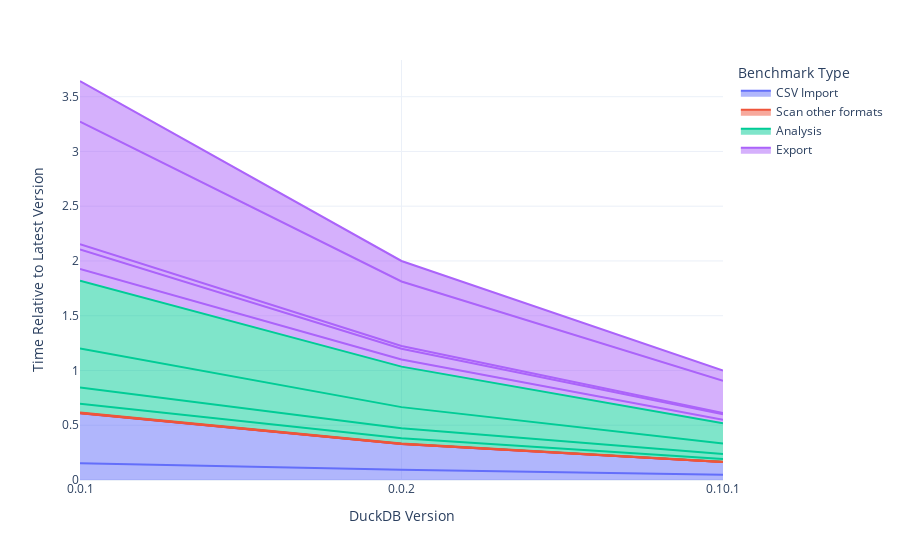

The notebook cell this image was saved under:
### Code cell
fig = px.area(
    results,
    x="DuckDB Version",
    y="Time Relative to Latest Version",
    color="Benchmark Type",
    line_group="benchmark",
    category_orders={"Benchmark Type":["CSV Import","Scan other formats","Analysis","Export"]},
    template='plotly_white'
)
fig.show()

### Figure 1 — Plotly figure (JSON) as saved in the notebook; plotly's stock layout.template omitted (floating-point values rounded to 4 significant figures)
{"data": [{"fillpattern": {"shape": ""}, "hovertemplate": "Benchmark Type=CSV Import<br>benchmark=002 Create table from csv<br>DuckDB Version=%{x}<br>Time Relative to Latest Version=%{y}<extra></extra>", "legendgroup": "CSV Import", "line": {"color": "#636efa"}, "marker": {"symbol": "circle"}, "mode": "lines", "name": "CSV Import", "orientation": "v", "showlegend": true, "stackgroup": "1", "type": "scatter", "x": ["0.0.1", "0.0.2", "0.10.1"], "xaxis": "x", "y": [0.1524, 0.0941, 0.04705], "yaxis": "y"}, {"fillpattern": {"shape": ""}, "hovertemplate": "Benchmark Type=CSV Import<br>benchmark=011 Create tables from csvs joins<br>DuckDB Version=%{x}<br>Time Relative to Latest Version=%{y}<extra></extra>", "legendgroup": "CSV Import", "line": {"color": "#636efa"}, "marker": {"symbol": "circle"}, "mode": "lines", "name": "CSV Import", "orientation": "v", "showlegend": false, "stackgroup": "1", "type": "scatter", "x": ["0.0.1", "0.0.2", "0.10.1"], "xaxis": "x", "y": [0.4569, 0.2342, 0.1171], "yaxis": "y"}, {"fillpattern": {"shape": ""}, "hovertemplate": "Benchmark Type=Scan other formats<br>benchmark=001 Query pandas<br>DuckDB Version=%{x}<br>Time Relative to Latest Version=%{y}<extra></extra>", "legendgroup": "Scan other formats", "line": {"color": "#EF553B"}, "marker": {"symbol": "circle"}, "mode": "lines", "name": "Scan other formats", "orientation": "v", "showlegend": true, "stackgroup": "1", "type": "scatter", "x": ["0.0.1", "0.0.2", "0.10.1"], "xaxis": "x", "y": [0.0007533, 0.0004198, 0.0002099], "yaxis": "y"}, {"fillpattern": {"shape": ""}, "hovertemplate": "Benchmark Type=Scan other formats<br>benchmark=006 Scan and aggregate over Pandas df<br>DuckDB Version=%{x}<br>Time Relative to Latest Version=%{y}<extra></extra>", "legendgroup": "Scan other formats", "line": {"color": "#EF553B"}, "marker": {"symbol": "circle"}, "mode": "lines", "name": "Scan other formats", "orientation": "v", "showlegend": false, "stackgroup": "1", "type": "scatter", "x": ["0.0.1", "0.0.2", "0.10.1"], "xaxis": "x", "y": [0.0008551, 0.0005423, 0.0002711], "yaxis": "y"}, {"fillpattern": {"shape": ""}, "hovertemplate": "Benchmark Type=Scan other formats<br>benchmark=008 Scan and aggregate over Parquet file<br>DuckDB Version=%{x}<br>Time Relative to Latest Version=%{y}<extra></extra>", "legendgroup": "Scan other formats", "line": {"color": "#EF553B"}, "marker": {"symbol": "circle"}, "mode": "lines", "name": "Scan other formats", "orientation": "v", "showlegend": false, "stackgroup": "1", "type": "scatter", "x": ["0.0.1", "0.0.2", "0.10.1"], "xaxis": "x", "y": [0.001473, 0.0009238, 0.0004619], "yaxis": "y"}, {"fillpattern": {"shape": ""}, "hovertemplate": "Benchmark Type=Scan other formats<br>benchmark=010 Scan and aggregate over Arrow df<br>DuckDB Version=%{x}<br>Time Relative to Latest Version=%{y}<extra></extra>", "legendgroup": "Scan other formats", "line": {"color": "#EF553B"}, "marker": {"symbol": "circle"}, "mode": "lines", "name": "Scan other formats", "orientation": "v", "showlegend": false, "stackgroup": "1", "type": "scatter", "x": ["0.0.1", "0.0.2", "0.10.1"], "xaxis": "x", "y": [0.004751, 0.003093, 0.001546], "yaxis": "y"}, {"fillpattern": {"shape": ""}, "hovertemplate": "Benchmark Type=Analysis<br>benchmark=003 Convert to Enums<br>DuckDB Version=%{x}<br>Time Relative to Latest Version=%{y}<extra></extra>", "legendgroup": "Analysis", "line": {"color": "#00cc96"}, "marker": {"symbol": "circle"}, "mode": "lines", "name": "Analysis", "orientation": "v", "showlegend": true, "stackgroup": "1", "type": "scatter", "x": ["0.0.1", "0.0.2", "0.10.1"], "xaxis": "x", "y": [0.07816, 0.04825, 0.02413], "yaxis": "y"}, {"fillpattern": {"shape": ""}, "hovertemplate": "Benchmark Type=Analysis<br>benchmark=004 Group by queries<br>DuckDB Version=%{x}<br>Time Relative to Latest Version=%{y}<extra></extra>", "legendgroup": "Analysis", "line": {"color": "#00cc96"}, "marker": {"symbol": "circle"}, "mode": "lines", "name": "Analysis", "orientation": "v", "showlegend": false, "stackgroup": "1", "type": "scatter", "x": ["0.0.1", "0.0.2", "0.10.1"], "xaxis": "x", "y": [0.1484, 0.09135, 0.04568], "yaxis": "y"}, {"fillpattern": {"shape": ""}, "hovertemplate": "Benchmark Type=Analysis<br>benchmark=012 Convert to Enums for joins<br>DuckDB Version=%{x}<br>Time Relative to Latest Version=%{y}<extra></extra>", "legendgroup": "Analysis", "line": {"color": "#00cc96"}, "marker": {"symbol": "circle"}, "mode": "lines", "name": "Analysis", "orientation": "v", "showlegend": false, "stackgroup": "1", "type": "scatter", "x": ["0.0.1", "0.0.2", "0.10.1"], "xaxis": "x", "y": [0.3576, 0.1925, 0.09623], "yaxis": "y"}, {"fillpattern": {"shape": ""}, "hovertemplate": "Benchmark Type=Analysis<br>benchmark=013 Join queries<br>DuckDB Version=%{x}<br>Time Relative to Latest Version=%{y}<extra></extra>", "legendgroup": "Analysis", "line": {"color": "#00cc96"}, "marker": {"symbol": "circle"}, "mode": "lines", "name": "Analysis", "orientation": "v", "showlegend": false, "stackgroup": "1", "type": "scatter", "x": ["0.0.1", "0.0.2", "0.10.1"], "xaxis": "x", "y": [0.6185, 0.37, 0.185], "yaxis": "y"}, {"fillpattern": {"shape": ""}, "hovertemplate": "Benchmark Type=Export<br>benchmark=005 Export group by results to Pandas<br>DuckDB Version=%{x}<br>Time Relative to Latest Version=%{y}<extra></extra>", "legendgroup": "Export", "line": {"color": "#ab63fa"}, "marker": {"symbol": "circle"}, "mode": "lines", "name": "Export", "orientation": "v", "showlegend": true, "stackgroup": "1", "type": "scatter", "x": ["0.0.1", "0.0.2", "0.10.1"], "xaxis": "x", "y": [0.1064, 0.06457, 0.03229], "yaxis": "y"}, {"fillpattern": {"shape": ""}, "hovertemplate": "Benchmark Type=Export<br>benchmark=007 Export group by results to Parquet<br>DuckDB Version=%{x}<br>Time Relative to Latest Version=%{y}<extra></extra>", "legendgroup": "Export", "line": {"color": "#ab63fa"}, "marker": {"symbol": "circle"}, "mode": "lines", "name": "Export", "orientation": "v", "showlegend": false, "stackgroup": "1", "type": "scatter", "x": ["0.0.1", "0.0.2", "0.10.1"], "xaxis": "x", "y": [0.1787, 0.09859, 0.04929], "yaxis": "y"}, {"fillpattern": {"shape": ""}, "hovertemplate": "Benchmark Type=Export<br>benchmark=009 Export group by results to Arrow<br>DuckDB Version=%{x}<br>Time Relative to Latest Version=%{y}<extra></extra>", "legendgroup": "Export", "line": {"color": "#ab63fa"}, "marker": {"symbol": "circle"}, "mode": "lines", "name": "Export", "orientation": "v", "showlegend": false, "stackgroup": "1", "type": "scatter", "x": ["0.0.1", "0.0.2", "0.10.1"], "xaxis": "x", "y": [0.04879, 0.02461, 0.0123], "yaxis": "y"}, {"fillpattern": {"shape": ""}, "hovertemplate": "Benchmark Type=Export<br>benchmark=014 Export join results to Pandas<br>DuckDB Version=%{x}<br>Time Relative to Latest Version=%{y}<extra></extra>", "legendgroup": "Export", "line": {"color": "#ab63fa"}, "marker": {"symbol": "circle"}, "mode": "lines", "name": "Export", "orientation": "v", "showlegend": false, "stackgroup": "1", "type": "scatter", "x": ["0.0.1", "0.0.2", "0.10.1"], "xaxis": "x", "y": [1.119, 0.5896, 0.2948], "yaxis": "y"}, {"fillpattern": {"shape": ""}, "hovertemplate": "Benchmark Type=Export<br>benchmark=015 Export join results to Arrow<br>DuckDB Version=%{x}<br>Time Relative to Latest Version=%{y}<extra></extra>", "legendgroup": "Export", "line": {"color": "#ab63fa"}, "marker": {"symbol": "circle"}, "mode": "lines", "name": "Export", "orientation": "v", "showlegend": false, "stackgroup": "1", "type": "scatter", "x": ["0.0.1", "0.0.2", "0.10.1"], "xaxis": "x", "y": [0.3709, 0.1872, 0.0936], "yaxis": "y"}], "layout": {"legend": {"title": {"text": "Benchmark Type"}, "tracegroupgap": 0}, "margin": {"t": 60}, "xaxis": {"anchor": "y", "domain": [0, 1], "title": {"text": "DuckDB Version"}}, "yaxis": {"anchor": "x", "domain": [0, 1], "title": {"text": "Time Relative to Latest Version"}}}}
